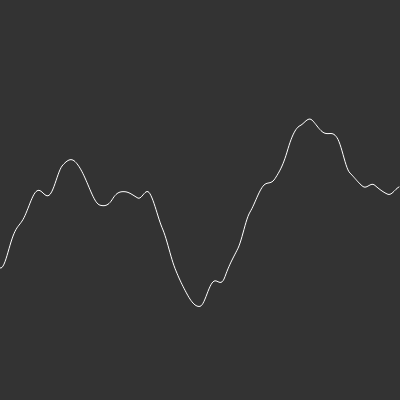
Frame 1 (no input)
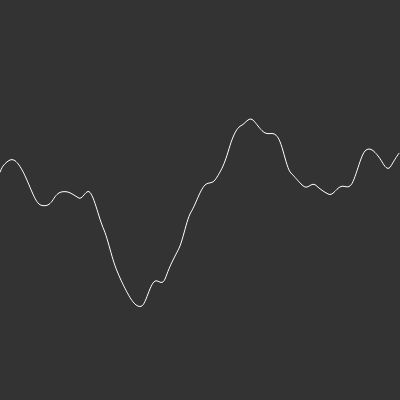
Frame 60 (no input)
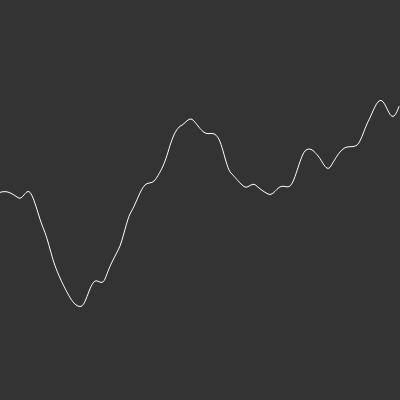
Frame 120 (the mouse pressed at the canvas centre since frame 60)

The p5.js sketch that drew these frames (run headless with seeded random() and noise() and a simulated clock; from frame 60 on, the mouse is pressed at the canvas centre):

// p5.js sketch
// ── sketch.js
// var xoff1 = 0;
// var xoff2 = 10000;

var inc = 0.01;
var start = 0;

function setup() {
  createCanvas(400,400);
  fill(255);
}

function draw() {
  background(51);

  stroke(255);
  noFill();
  beginShape();
  var xoff = start;

  for (var x = 0; x < width; x++) {
    stroke(255);
    //var y = noise(xoff) * 100 + height/2 + sin(xoff) * height/2;
    var n = map(noise(xoff), 0, 1, 0, height);
    var s = map(sin(xoff), -1, 1, -50, 50);
    var y = s + n;
    vertex(x,y);
    xoff += inc;
  }
  endShape();
  start += inc;
  //var x= random(width);
  // var x= map(noise(xoff1),0,1,0,width);
  // var y= map(noise(xoff2),0,1,0,width);
  // xoff1 += 0.02;
  //
  // xoff2 += 0.02;
  //
  // ellipse(x,y,24,24);
}
